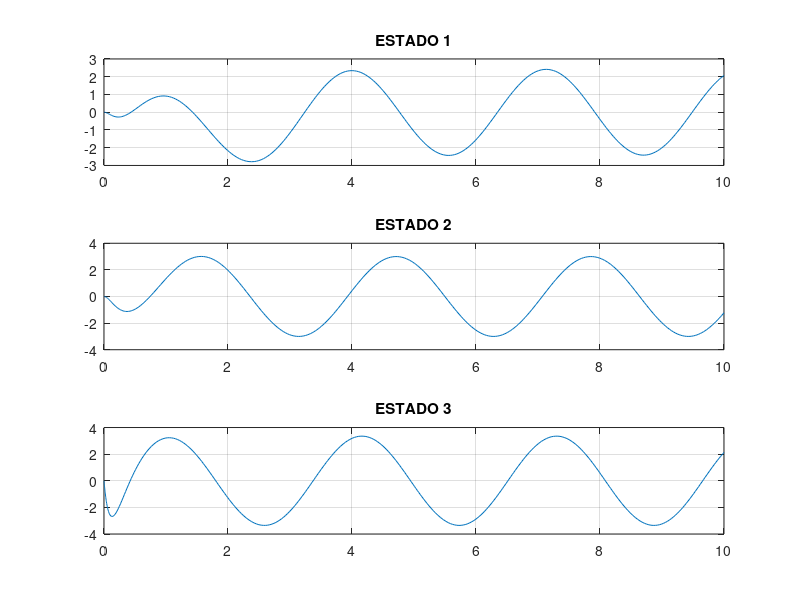
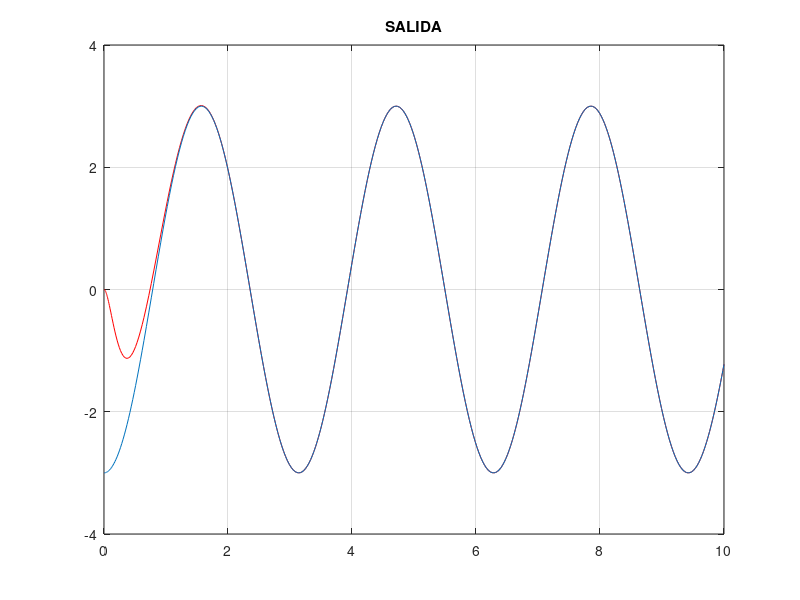
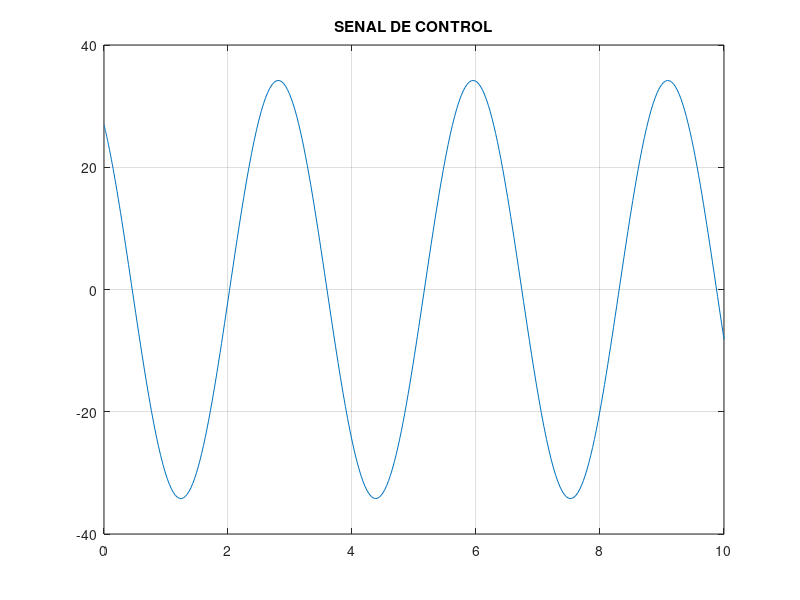

These figures' MATLAB source, in order:
%% ERROR_BLOQUES

function ERROR_BLOQUES
close all;
clc;
global A B C K2 K3
tspan = [0 10];
x0 = [0 0 0];
pd = -4;

% Matrices del sistema
A = [-1 -2 1; 0 -1 2; 0 -3 -2];
B = [0; 0; -2];
C = [0 1 0];

% Calculamos ganancias de control
K2 = pd; K3 = -10;

% Resuelve las ecuaciones diferenciales ordinarias (ODE's)
[t, X] = ode45(@ERROR_BLOQUES_sys, tspan, x0);

% Referencias y Derivadas
ref = -3*cos(2*t); 
dref = 6*sin(2*t); 
ddref = 12*cos(2*t);

% Senales de error
e2 = ref - X(2);
dx2 = -X(2) + 2*X(3);
de2 = dref - dx2;
x3ref = (K2*e2 - dref - X(2))/-2;
dx3ref = ( K2*de2 - ddref - dx2 )/-2;
e3 = x3ref - X(3);

% Ley de control
U = ( (K3*e3) - (dx3ref) - 3*X(2) - 2*X(3) )/2;

figure;
subplot(3,1,1); plot(t, X(:,1)); title('ESTADO 1'); grid;
subplot(3,1,2); plot(t, X(:,2)); title('ESTADO 2'); grid;
subplot(3,1,3); plot(t, X(:,3)); title('ESTADO 3'); grid;

figure; plot(t, C*X', 'r', t, ref); title('SALIDA'); grid;
figure; plot(t, U); title('SENAL DE CONTROL'); grid;

end

function dX = ERROR_BLOQUES_sys(t, X)

global A B C K2 K3

% Referencias y Derivadas
ref = -3*cos(2*t); 
dref = 6*sin(2*t); 
ddref = 12*cos(2*t);

% Senales de error
e2 = ref - X(2);
dx2 = -X(2) + 2*X(3);
de2 = dref - dx2;
x3ref = (K2*e2 - dref - X(2))/-2;
dx3ref = ( K2*de2 - ddref - dx2 )/-2;
e3 = x3ref - X(3);

% Ley de control
U = ( (K3*e3) - (dx3ref) - 3*X(2) - 2*X(3) )/2;
% ODE's

dX = A*X + B*U;

end